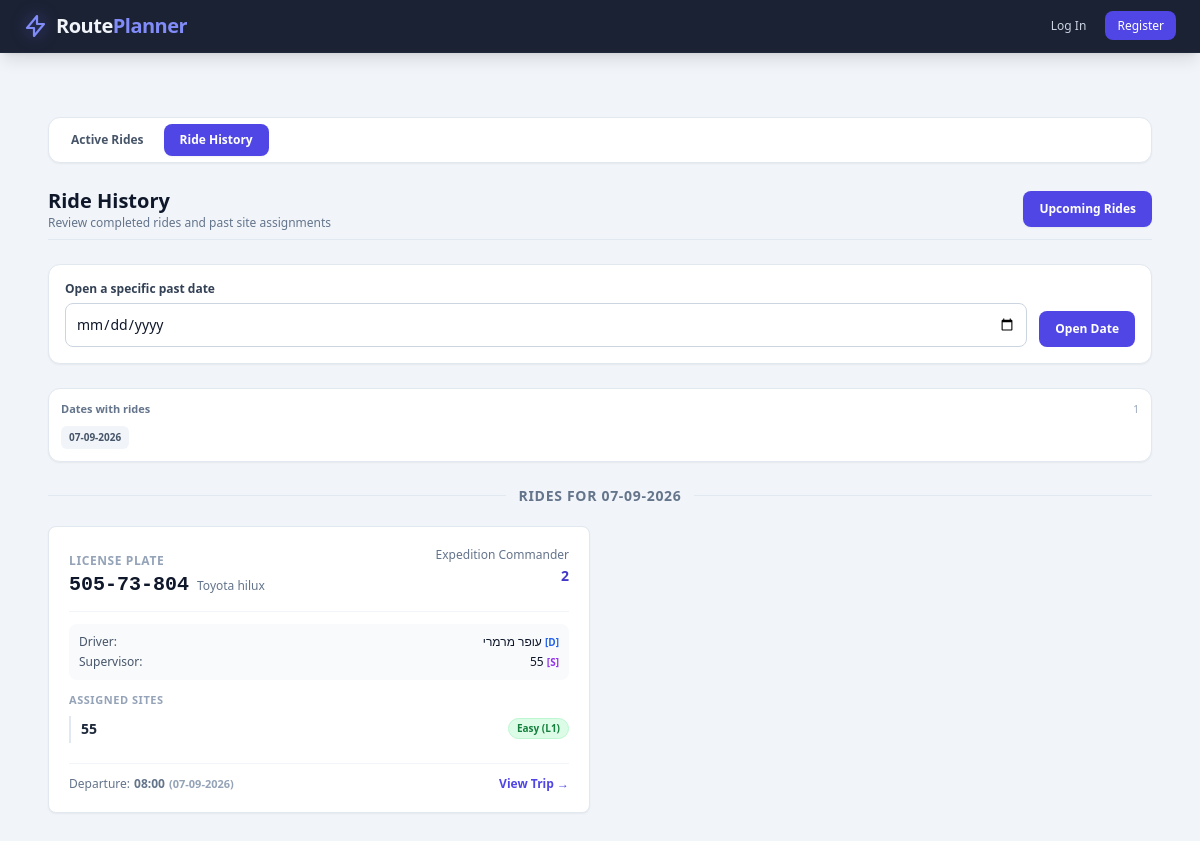
The page /trips/?view=history on the database as committed earlier.
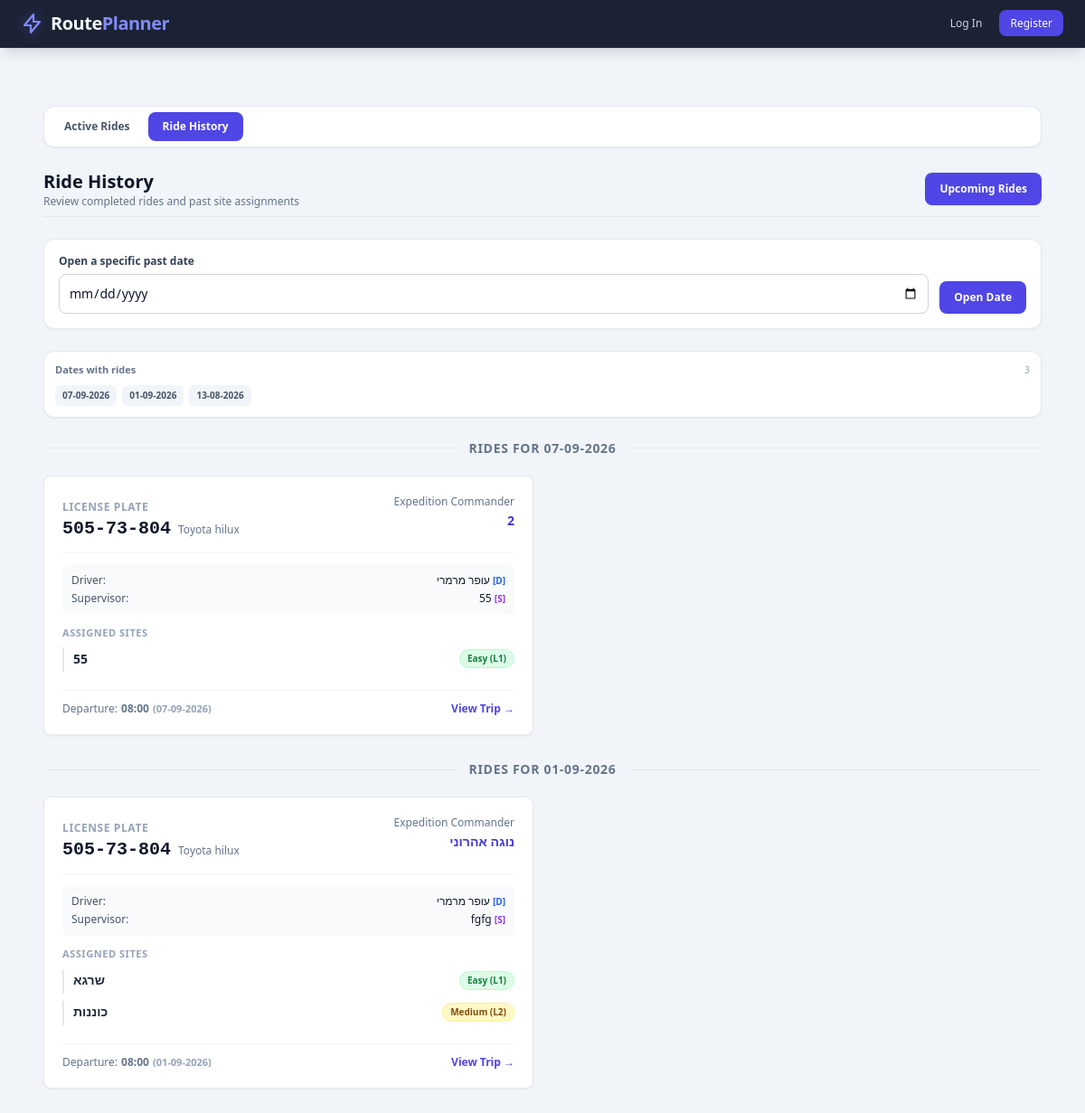
The same page on the database as committed later.
### app/models.py (models this page shows, shortened)
class Trip(db.Model):
    __tablename__ = 'trips'
    is_draft = db.Column(db.Boolean, default=False, nullable=False)
    user_id = db.Column(db.String(50), db.ForeignKey('users.id'), nullable=False)
    id = db.Column(db.Integer, primary_key=True, autoincrement=True)
    car_license_plate = db.Column(db.String(20), db.ForeignKey('cars.license_plate'), nullable=False)
    commander = db.Column(db.String(100), nullable=False)
    driver = db.Column(db.String(100), nullable=False)
    supervisor = db.Column(db.String(100), nullable=False)
    passengers = db.Column(db.Text, nullable=True)
    departure_date = db.Column(db.Date, nullable=False, default=date.today)
    departure_time = db.Column(db.String(10), nullable=False)
    est_duration = db.Column(db.Float, nullable=True)
    notes = db.Column(db.Text, nullable=True)
    created_at = db.Column(db.DateTime, default=datetime.utcnow, nullable=False)
    car = db.relationship('Car', backref=db.backref('trips', lazy=True))
    assigned_sites = db.relationship('TripSite', backref='trip', cascade="all, delete-orphan")

class Car(db.Model):
    __tablename__ = 'cars'
    license_plate = db.Column(db.String(20), unique=True, nullable=False, primary_key=True)
    car_type = db.Column(db.String(50), nullable=False)
    current_km = db.Column(db.Integer, default=0, nullable=False)
    last_garage_check = db.Column(db.Date, nullable=True)
    is_on_ride = db.Column(db.Boolean, default=False, nullable=False)

class TripSite(db.Model):
    __tablename__ = 'trip_sites'
    id = db.Column(db.Integer, primary_key=True, autoincrement=True)
    trip_id = db.Column(db.Integer, db.ForeignKey('trips.id'), nullable=False)
    site_name = db.Column(db.String(150), nullable=False)
    difficulty = db.Column(db.String(50), nullable=True)
    work_description = db.Column(db.Text, nullable=True)

### app/routes/trips.py (the view, shortened to what this page needs)
@trips_bp.route('/', methods=['GET'])
def list_trips():
    selected_view = request.args.get('view', 'all')
    today = date.today()
    upcoming_end = today + timedelta(days=6)
    history_start = today - timedelta(days=7)
    selected_date = None
    ride_dates = []
    if selected_view == 'drafts':
        if not current_user.is_authenticated or current_user.used_invitation_code != "NORTH-ADMIN":
            flash("Permission denied. Only admin users can view drafts.", "danger")
            return redirect(url_for('trips.list_trips', view='all'))
        rides = Trip.query.filter(
            Trip.is_draft == True
        ).order_by(Trip.departure_date.asc(), Trip.departure_time.asc()).all()
    elif selected_view == 'history':
        date_value = request.args.get('date')
        if date_value:
            try:
                selected_date = datetime.strptime(date_value, '%Y-%m-%d').date()
            except ValueError:
                flash("Invalid history date. Showing the previous seven days.", "warning")
        if selected_date:
            rides = Trip.query.filter(
                Trip.is_draft == False,
                Trip.departure_date == selected_date,
                Trip.departure_date < today
            ).order_by(Trip.departure_time.desc()).all()
        else:
            rides = Trip.query.filter(
                Trip.is_draft == False,
                Trip.departure_date >= history_start,
                Trip.departure_date < today
            ).order_by(Trip.departure_date.desc(), Trip.departure_time.desc()).all()
    elif current_user.is_authenticated:
        selected_view = 'all'
        rides = Trip.query.filter(
            Trip.is_draft == False,
            Trip.departure_date >= today,
        ).order_by(Trip.departure_date.asc(), Trip.departure_time.asc()).all()
    if selected_view == 'history':
        ride_dates = [row[0] for row in db.session.query(Trip.departure_date).filter(
            Trip.is_draft == False,
            Trip.departure_date < today
        ).distinct().order_by(Trip.departure_date.desc()).all()]
    return render_template(
        'trips.html',
        rides=rides,
        selected_view=selected_view,
        today=today,
        ride_dates=ride_dates,
        history_last_date=(today - timedelta(days=1)).isoformat(),
        calendar_date=(selected_date or (today - timedelta(days=1))).isoformat()
    )

### app/templates/trips.HTML (shortened to what the changed rows need)
{% extends 'base.html' %}
{% block content %}
<div id="expedition-app" class="max-w-7xl mx-auto p-4 sm:p-6">
    <div id="page-list" class="space-y-6">
        <div class="flex justify-between items-center pb-2 border-b border-slate-200 dark:border-slate-700">
            <div>
            {% if selected_view == 'drafts' %}
            <h2 class="text-xl font-bold text-slate-900 dark:text-slate-100" data-en="Draft Rides" data-he="טיוטות נסיעות">Draft Rides</h2>
            <p class="text-xs text-slate-500 dark:text-slate-400" data-en="Review and manage unpublished rides" data-he="צפייה וניהול נסיעות שלא פורסמו">Review and manage unpublished rides</p>
            {% elif selected_view == 'history' %}
            <h2 class="text-xl font-bold text-slate-900 dark:text-slate-100" data-en="Ride History" data-he="היסטוריית נסיעות">Ride History</h2>
            {% endif %}
            </div>
        </div>
        {% if selected_view in ['history', 'mine'] %}
        <form action="{{ url_for('trips.list_trips') }}" method="GET" class="flex flex-col sm:flex-row sm:items-end gap-3 bg-white dark:bg-slate-800 p-4 rounded-xl border border-slate-200 dark:border-slate-700 shadow-sm">
            <div class="flex-1">
                {% if selected_view == 'history' %}
                <label for="history-date" class="block text-xs font-semibold text-slate-700 dark:text-slate-300 mb-1.5" data-en="Open a specific past date" data-he="פתח תאריך עבר מסוים">Open a specific past date</label>
                <input id="history-date" type="date" name="date" value="{{ request.args.get('date', '') }}" max="{{ history_last_date }}" class="w-full text-sm p-2.5 rounded-lg border border-slate-300 dark:border-slate-600 bg-white dark:bg-slate-900 text-slate-900 dark:text-slate-100 focus:ring-2 focus:ring-indigo-500 outline-none">
                {% endif %}
            </div>
            <button type="submit" class="px-4 py-2.5 rounded-lg bg-indigo-600 hover:bg-indigo-700 text-white text-xs font-semibold" data-en="Open Date" data-he="פתח תאריך">Open Date</button>
        </form>
        <div class="mt-3 bg-white dark:bg-slate-800 p-3 rounded-xl border border-slate-200 dark:border-slate-700 shadow-sm">
            <div class="flex items-center justify-between gap-3 mb-2">
                <p class="text-[11px] font-semibold text-slate-500 dark:text-slate-400" data-en="Dates with rides" data-he="תאריכים עם נסיעות">Dates with rides</p>
                <span class="text-[10px] text-slate-400 dark:text-slate-500">{{ ride_dates|length }}</span>
            </div>
            <div class="max-h-28 overflow-y-auto pr-1">
            <div class="flex flex-wrap gap-1.5">
                {% for ride_date in ride_dates %}
                <a href="{{ url_for('trips.list_trips', view=selected_view, date=ride_date.isoformat()) }}" class="px-2 py-1 rounded-md text-[10px] font-semibold transition {% if request.args.get('date') == ride_date.isoformat() %}bg-indigo-600 text-white{% else %}bg-slate-100 dark:bg-slate-700 text-slate-600 dark:text-slate-300 hover:bg-indigo-100 dark:hover:bg-indigo-900/50{% endif %}" title="{{ ride_date.strftime('%d-%m-%Y') }}">
                    {{ ride_date.strftime('%d-%m-%Y') }}
                </a>
                {% else %}
                <span class="text-[11px] text-slate-400 dark:text-slate-500" data-en="No other dates with rides" data-he="אין תאריכים נוספים עם נסיעות">No other dates with rides</span>
                {% endfor %}
            </div>
            </div>
        </div>
        {% endif %}
        <div class="grid grid-cols-1 sm:grid-cols-2 xl:grid-cols-3 gap-4 sm:gap-5">
            {% set date_state = namespace(value='__unset__') %}
           {% for ride in rides %}
{% set ride_date = ride.departure_date|string if ride.departure_date else 'no-date' %}
{% if ride_date != date_state.value %}
            <div class="col-span-full flex items-center gap-3 pt-2 first:pt-0">
                <div class="h-px flex-1 bg-slate-200 dark:bg-slate-700"></div>
                <h3 class="text-sm font-bold uppercase tracking-wider text-slate-500 dark:text-slate-400 whitespace-nowrap">
                    {% if ride.departure_date %}
                    <span data-en="Rides for {{ ride.departure_date.strftime('%d-%m-%Y') }}" data-he="נסיעות בתאריך {{ ride.departure_date.strftime('%d-%m-%Y') }}">Rides for {{ ride.departure_date.strftime('%d-%m-%Y') }}</span>
                    {% else %}
                    <span data-en="Date not set" data-he="תאריך לא הוגדר">Date not set</span>
                    {% endif %}
                </h3>
                <div class="h-px flex-1 bg-slate-200 dark:bg-slate-700"></div>
            </div>
{% set date_state.value = ride_date %}
{% endif %}
<div class="bg-white dark:bg-slate-800 rounded-lg shadow-sm border border-slate-200 dark:border-slate-700 p-4 sm:p-5 hover:shadow-md transition flex flex-col justify-between">
    <div>
        <div class="flex flex-col gap-2 sm:flex-row sm:justify-between sm:items-start mb-3 pb-3 border-b border-slate-100 dark:border-slate-700">
            <div>
                <span class="text-xs font-semibold uppercase tracking-wider text-slate-400" data-en="License Plate" data-he="לוחית רישוי">License Plate</span>
                <div class="flex flex-wrap items-baseline gap-x-2 gap-y-0.5">
                    <h3 class="font-bold text-xl text-slate-900 dark:text-slate-100 font-mono">{{ ride.car_license_plate }}</h3>
                    {% if ride.car %}
                    <span class="text-xs text-slate-500 dark:text-slate-400 font-sans">{{ ride.car.car_type }}</span>
                    {% endif %}
                </div>
            </div>
            <div class="text-left sm:text-right">
                <span class="text-xs text-slate-500 dark:text-slate-400 block" data-en="Expedition Commander" data-he="מפקד משלח">Expedition Commander</span>
                <span class="font-semibold text-sm text-indigo-700 dark:text-indigo-300">{{ ride.commander or 'N/A' }}</span>
            </div>
        </div>
        <div class="space-y-1 text-xs text-slate-600 dark:text-slate-300 mb-3 bg-slate-50 dark:bg-slate-900/60 p-2.5 rounded-lg">
            <div class="flex flex-wrap items-center justify-between gap-x-3 gap-y-1">
                <span data-en="Driver:" data-he="נהג:">Driver:</span>
                <span class="font-medium text-slate-900 dark:text-slate-100">{{ ride.driver or 'N/A' }} <span class="text-[10px] text-blue-600 dark:text-blue-400 font-bold">[D]</span></span>
            </div>
            <div class="flex flex-wrap items-center justify-between gap-x-3 gap-y-1">
                <span data-en="Supervisor:" data-he="מפקד משימה:">Supervisor:</span>
                <span class="font-medium text-slate-900 dark:text-slate-100">{{ ride.supervisor or 'N/A' }} <span class="text-[10px] text-purple-600 dark:text-purple-400 font-bold">[S]</span></span>
            </div>
        </div>
<div class="space-y-2 mb-3">
    <p class="text-[11px] font-bold text-slate-400 dark:text-slate-500 uppercase tracking-wider" data-en="Assigned Sites" data-he="אתרים מתוכננים">Assigned Sites</p>
    {% if ride.assigned_sites %}
        {% for site in ride.assigned_sites %}
        {% set level = site.difficulty | lower if site.difficulty else '' %}
        {% if 'l4' in level or 'hard' in level %}
            {% set badge_cls = 'bg-orange-100 text-orange-800 border-orange-200' %}
        {% elif 'l3' in level or 'high' in level %}
            {% set badge_cls = 'bg-amber-100 text-amber-800 border-amber-200' %}
        {% elif 'l2' in level or 'medium' in level %}
            {% set badge_cls = 'bg-yellow-100 text-yellow-800 border-yellow-200' %}
        {% elif 'l1' in level or 'easy' in level %}
            {% set badge_cls = 'bg-green-100 text-green-700 border-green-200' %}
        {% else %}
            {% set badge_cls = 'bg-slate-100 text-slate-700 border-slate-200' %}
        {% endif %}
        <div class="border-l-2 border-slate-200 dark:border-slate-700 pl-2.5 py-0.5">
            <div class="flex flex-wrap justify-between items-center gap-2 mb-0.5">
                <h4 class="font-bold text-sm text-slate-800 dark:text-slate-100 break-words">{{ site.site_name }}</h4>
                <span class="{{ badge_cls }} border text-[10px] px-2 py-0.5 rounded-full font-semibold">
                    {{ site.difficulty or 'Standard' }}
                </span>
            </div>
        </div>
        {% endfor %}
    {% else %}
        <p class="text-xs text-slate-400 dark:text-slate-500 italic" data-en="No specific sites assigned." data-he="לא הוגדרו אתרים ספציפיים.">No specific sites assigned.</p>
    {% endif %}
</div>
    </div>
    <div class="border-t border-slate-100 dark:border-slate-700 pt-3 flex flex-col sm:flex-row sm:justify-between sm:items-center gap-2 text-xs mt-2">
        <div class="text-slate-500 dark:text-slate-400 flex flex-wrap items-center gap-x-1 gap-y-0.5">
            <span data-en="Departure: " data-he="יציאה: ">Departure: </span><strong>{{ ride.departure_time or 'N/A' }}</strong>
            {% if ride.departure_date %}
                <span class="text-[11px] text-slate-400 dark:text-slate-500"><strong>({{ ride.departure_date.strftime('%d-%m-%Y') }})</strong></span>
            {% endif %}
        </div>
        <div class="flex flex-wrap items-center gap-x-3 gap-y-1">
            <a href="{{ url_for('trips.view_trip', trip_id=ride.id) }}" class="text-indigo-600 dark:text-indigo-400 hover:text-indigo-800 dark:hover:text-indigo-300 font-semibold" data-en="View Trip &rarr;" data-he="הצג נסיעה &rarr;">View Trip &rarr;</a>
        </div>
    </div>
</div>
{% endfor %}
        </div>
    </div>
</div>
{% endblock %}

Rows that differ between the two databases and show on the page:
added Trip: departure_date "01-09-2026", car_license_plate "505-73-804", car.car_type "Toyota hilux", commander "נוגה אהרוני", driver "עופר מרמרי", supervisor "fgfg", departure_time "08:00"
added TripSite: site_name "שרגא", difficulty "Easy (L1)", shown under "01-09-2026"
added TripSite: site_name "כוננות", difficulty "Medium (L2)", shown under "01-09-2026"
Other text that changed with them:
{{ ride_dates|length }}: "1" → "3"
new list line: "01-09-2026"
new list line: "13-08-2026"
